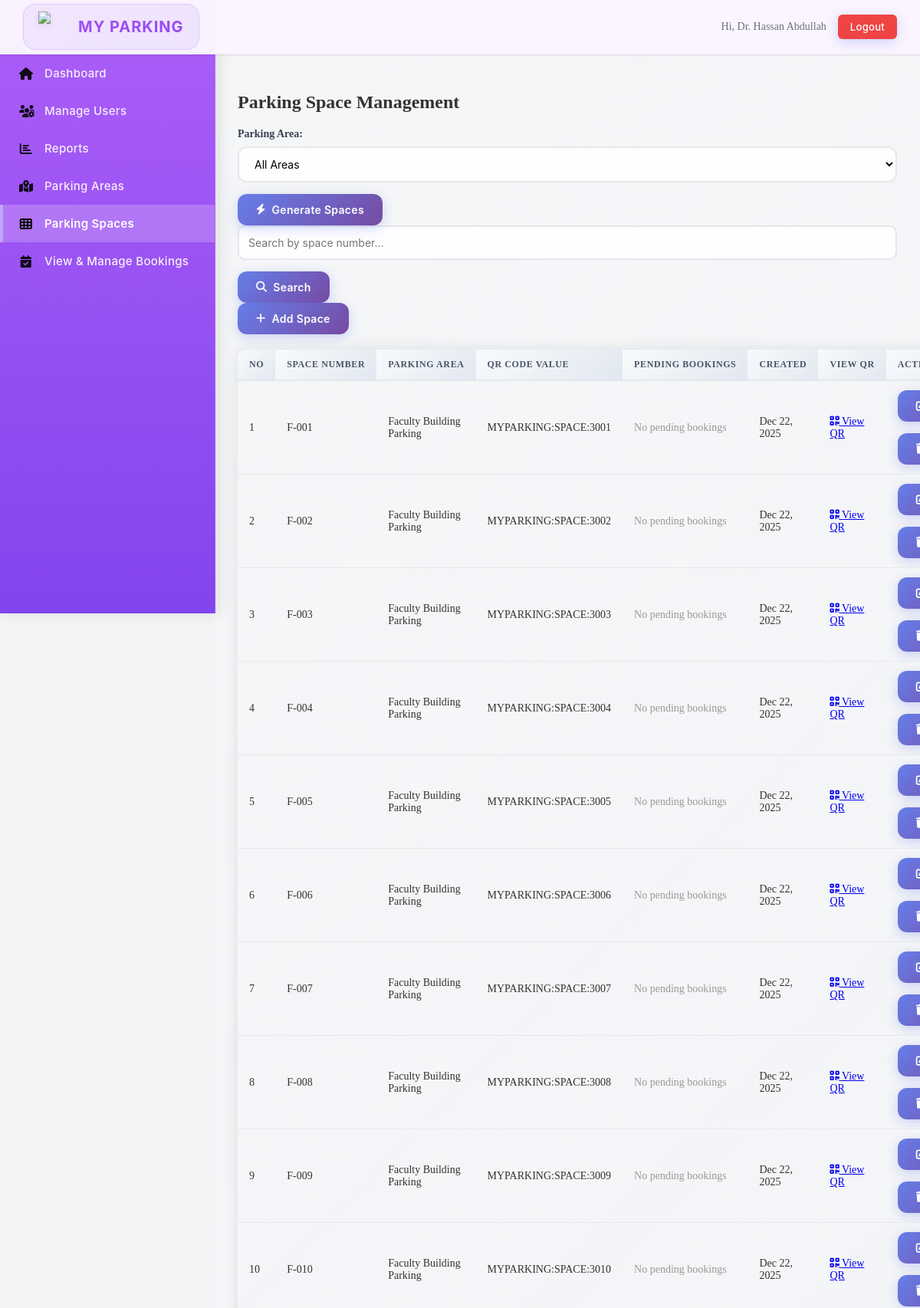
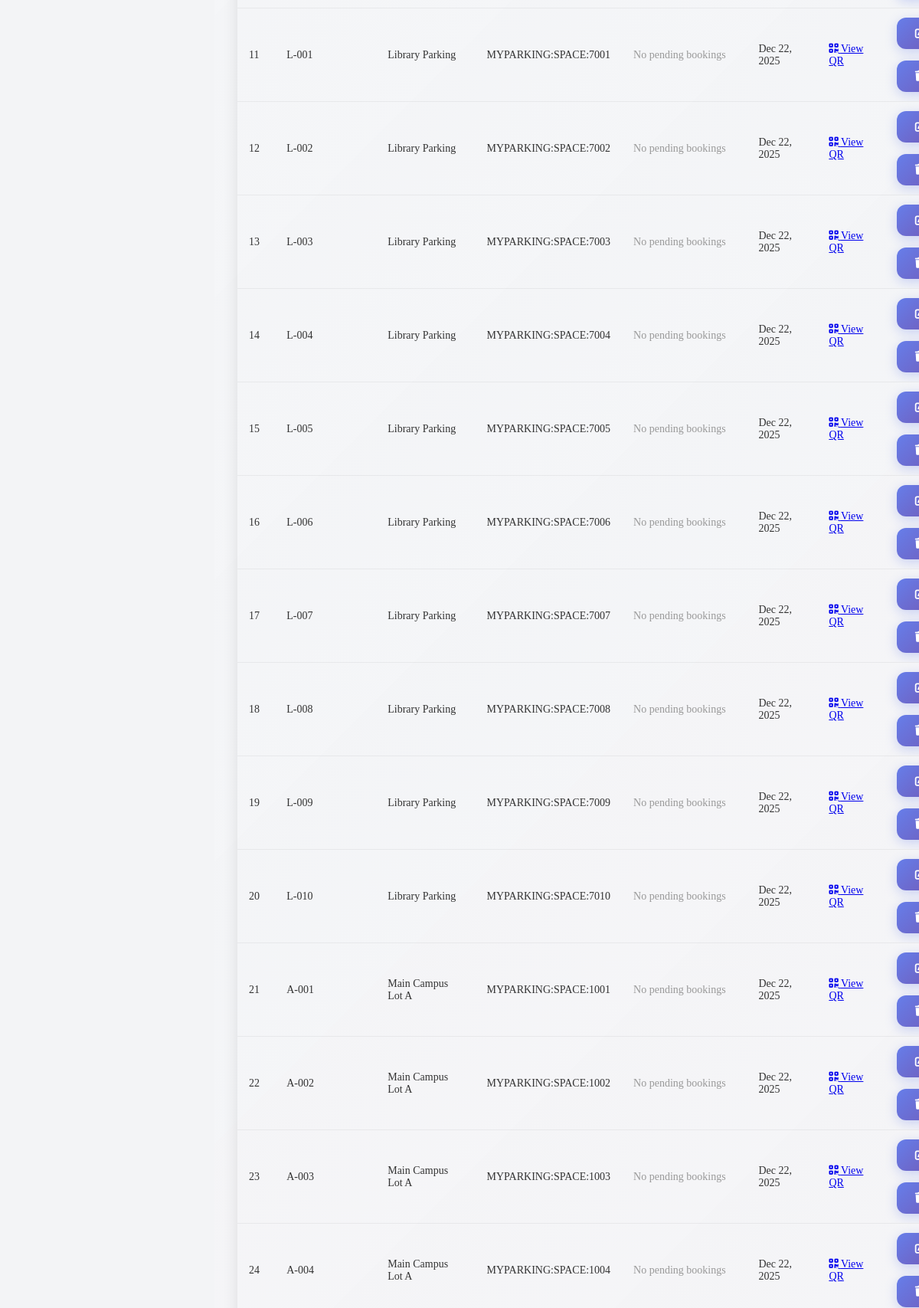
The page /module02/admin/manage_parking_spaces.php (signed in, upper part) on the database its author committed (2 pictures, top to bottom).
### tables this page shows
CREATE TABLE ParkingSpace (
    space_ID INT PRIMARY KEY AUTO_INCREMENT,
    parkingLot_ID INT NOT NULL,
    space_number VARCHAR(20) NOT NULL,
    qr_code_value VARCHAR(50) NOT NULL,
    created_at DATETIME NOT NULL DEFAULT CURRENT_TIMESTAMP,
    updated_at DATETIME NOT NULL DEFAULT CURRENT_TIMESTAMP ON UPDATE CURRENT_TIMESTAMP,
    FOREIGN KEY (parkingLot_ID) REFERENCES ParkingLot(parkingLot_ID) ON DELETE CASCADE ON UPDATE CASCADE,
    UNIQUE KEY unique_space (parkingLot_ID, space_number)
);

CREATE TABLE ParkingLot (
    parkingLot_ID INT PRIMARY KEY AUTO_INCREMENT,
    parkingLot_name VARCHAR(50) NOT NULL,
    parkingLot_type VARCHAR(30) NOT NULL,
    is_booking_lot BOOLEAN NOT NULL DEFAULT FALSE,
    capacity INT NOT NULL,
    UNIQUE KEY unique_parking_lot_name (parkingLot_name)
);

### module02/admin/manage_parking_spaces.php (the view, shortened to what this page needs)
<?php
$db = getDB();
$search = $_GET['search'] ?? '';
$whereClause = 'WHERE 1=1';
$params = [];
$sql = "SELECT ps.*, pl.parkingLot_name
        FROM ParkingSpace ps
        JOIN ParkingLot pl ON ps.parkingLot_ID=pl.parkingLot_ID
        $whereClause
        ORDER BY pl.parkingLot_name, ps.space_number";
$stmt = $db->prepare($sql);
$stmt->execute($params);
$spaces = $stmt->fetchAll();
$pendingBookings = [];
require_once __DIR__ . '/../../layout.php';
?>
<link rel="stylesheet" href="<?php echo APP_BASE_PATH; ?>/module02/admin/manage_parking_spaces.css?v=<?php echo time(); ?>">
<div class="spaces-container">
    <h2>Parking Space Management</h2>
    <div class="controls-bar">
        <div class="controls-left">
            <form method="GET" class="filter-form">
                <label>Parking Area:</label>
                <select name="area_id" onchange="this.form.submit()">
                    <option value="">All Areas</option>
                </select>
            </form>
            <button onclick="openBatchModal()" class="btn-generate"><i class="fas fa-bolt"></i> Generate Spaces</button>
        </div>
        <div class="controls-right">
            <form method="GET" class="search-form">
                <input type="text" name="search" placeholder="Search by space number..."
                       value="<?php echo htmlspecialchars($search); ?>">
                <button type="submit" class="btn-search"><i class="fas fa-search"></i> Search</button>
            </form>
            <button onclick="openCreateModal()" class="btn-add"><i class="fas fa-plus"></i> Add Space</button>
        </div>
    </div>
    <div class="table-wrapper">
        <table class="spaces-table">
            <thead>
                <tr>
                    <th>No</th>
                    <th>Space Number</th>
                    <th>Parking Area</th>
                    <th>QR Code Value</th>
                    <th>Pending Bookings</th>
                    <th>Created</th>
                    <th>View QR</th>
                    <th>Actions</th>
                </tr>
            </thead>
            <tbody>
                <?php if (empty($spaces)): ?>
                <tr><td colspan="8" style="text-align: center; padding: 40px;">No parking spaces found</td></tr>
                <?php else: ?>
                <?php foreach ($spaces as $index => $space): ?>
                <tr>
                    <td><?php echo $index + 1; ?></td>
                    <td class="space-number"><?php echo htmlspecialchars($space['space_number']); ?></td>
                    <td><?php echo htmlspecialchars($space['parkingLot_name']); ?></td>
                    <td class="qr-code"><?php echo htmlspecialchars($space['qr_code_value']); ?></td>
                    <td>
                        <?php if (isset($pendingBookings[$space['space_ID']])): ?>
                            <div class="pending-bookings-cell">
                                <?php foreach ($pendingBookings[$space['space_ID']] as $booking): ?>
                                <div class="pending-booking-item">
                                    <span class="booking-student"><i class="fas fa-user"></i> <?php echo htmlspecialchars($booking['student_name']); ?></span>
                                    <span class="booking-date"><i class="fas fa-calendar"></i> <?php echo date('M d, Y', strtotime($booking['booking_date'])); ?></span>
                                    <form method="POST" style="display: inline;">
                                        <input type="hidden" name="action" value="confirm_booking">
                                        <input type="hidden" name="booking_id" value="<?php echo $booking['booking_ID']; ?>">
                                        <button type="submit" class="btn-confirm" title="Confirm Booking">
                                            <i class="fas fa-check"></i> Confirm
                                        </button>
                                    </form>
                                </div>
                                <?php endforeach; ?>
                            </div>
                        <?php else: ?>
                            <span style="color: #999;">No pending bookings</span>
                        <?php endif; ?>
                    </td>
                    <td><?php echo date('M d, Y', strtotime($space['created_at'])); ?></td>
                    <td>
                        <a href="<?php echo APP_BASE_PATH; ?>/module02/space_qr.php?space_id=<?php echo $space['space_ID']; ?>"
                           target="_blank" class="btn-qr"><i class="fas fa-qrcode"></i> View QR</a>
                    </td>
                    <td class="actions">
                        <button onclick='openEditModal(<?php echo json_encode($space); ?>)'
                                class="btn-edit"><i class="fas fa-edit"></i> Edit</button>
                        <form method="POST" style="display: inline;"
                              onsubmit="return confirm('Delete this parking space?')">
                            <button type="submit" class="btn-delete"><i class="fas fa-trash"></i> Delete</button>
                        </form>
                    </td>
                </tr>
                <?php endforeach; ?>
                <?php endif; ?>
            </tbody>
        </table>
    </div>
</div>

### layout.php (style rules this page uses)
body { color: #333; margin: 0; padding: 0; display: flex; min-height: 100vh; background-color: #f3f4f6; }
.actions { display: flex; gap: 15px; flex-wrap: wrap; }
button, .btn { background: linear-gradient(135deg, #667eea 0%, #764ba2 100%); color: #fff; border: none; padding: 12px 24px; border-radius: 12px; cursor: pointer; font-weight: 600; font-family: 'Inter', 'Segoe UI', -apple-system, BlinkMacSystemFont, sans-serif; font-size: clamp(12px, 1.2vw, 14px); letter-spacing: 0.3px; text-decoration: none; display: inline-flex; align-items: center; gap: 8px; transition: all 0.3s cubic-bezier(0.4, 0, 0.2, 1); box-shadow: 0 4px 15px rgba(102, 126, 234, 0.3); position: relative; overflow: hidden; white-space: nowrap; }
button::before, .btn::before { content: ''; position: absolute; top: 0; left: -100%; width: 100%; height: 100%; background: linear-gradient(90deg, transparent, rgba(255, 255, 255, 0.2), transparent); transition: left 0.5s; }
input[type="text"], input[type="email"], input[type="tel"], input[type="password"], select, textarea { width: 100%; padding: 12px; border: 2px solid #e5e7eb; border-radius: 10px; font-size: 14px; font-family: 'Inter', 'Segoe UI', sans-serif; transition: all 0.3s ease; box-sizing: border-box; margin-bottom: 15px; }
label { display: block; margin-bottom: 8px; font-weight: 600; color: #374151; font-size: 14px; }
table { width: 100%; border-collapse: collapse; margin-top: 20px; border-radius: 12px; overflow: hidden; box-shadow: 0 0 20px rgba(0, 0, 0, 0.1); display: table; }
th, td { text-align: left; padding: 15px 20px; border-bottom: 1px solid rgba(0, 0, 0, 0.05); font-size: clamp(11px, 1.2vw, 14px); transition: background 0.3s ease; word-wrap: break-word; max-width: 200px; overflow: hidden; text-overflow: ellipsis; }
th { background: linear-gradient(135deg, #f8fafc 0%, #e2e8f0 100%); text-transform: uppercase; letter-spacing: 0.05em; font-size: clamp(10px, 1vw, 12px); font-weight: 700; color: #4a5568; border-bottom: 2px solid #e2e8f0; white-space: nowrap; }
@media (max-width: 1400px) { th, td { padding: 12px 15px; } }
label { font-weight: 600; font-size: 14px; display: block; margin-bottom: 8px; color: #374151; }
input, select, textarea { width: 100%; padding: 12px 16px; border-radius: 12px; border: 2px solid #e5e7eb; margin-bottom: 15px; font-size: 14px; transition: all 0.3s ease; background: rgba(255, 255, 255, 0.9); }
.admin-theme { position: relative; }

### rows shown on the page
parkingspace: space_number "F-001", parkingLot_ID.parkingLot_name "Faculty Building Parking", qr_code_value "MYPARKING:SPACE:3001", shows "No pending bookings", created_at "Dec 22, 2025"
parkingspace: space_number "F-002", parkingLot_ID.parkingLot_name "Faculty Building Parking", qr_code_value "MYPARKING:SPACE:3002", shows "No pending bookings", created_at "Dec 22, 2025"
parkingspace: space_number "F-003", parkingLot_ID.parkingLot_name "Faculty Building Parking", qr_code_value "MYPARKING:SPACE:3003", shows "No pending bookings", created_at "Dec 22, 2025"
parkingspace: space_number "F-004", parkingLot_ID.parkingLot_name "Faculty Building Parking", qr_code_value "MYPARKING:SPACE:3004", shows "No pending bookings", created_at "Dec 22, 2025"
parkingspace: space_number "F-005", parkingLot_ID.parkingLot_name "Faculty Building Parking", qr_code_value "MYPARKING:SPACE:3005", shows "No pending bookings", created_at "Dec 22, 2025"
parkingspace: space_number "F-006", parkingLot_ID.parkingLot_name "Faculty Building Parking", qr_code_value "MYPARKING:SPACE:3006", shows "No pending bookings", created_at "Dec 22, 2025"
parkingspace: space_number "F-007", parkingLot_ID.parkingLot_name "Faculty Building Parking", qr_code_value "MYPARKING:SPACE:3007", shows "No pending bookings", created_at "Dec 22, 2025"
parkingspace: space_number "F-008", parkingLot_ID.parkingLot_name "Faculty Building Parking", qr_code_value "MYPARKING:SPACE:3008", shows "No pending bookings", created_at "Dec 22, 2025"
parkingspace: space_number "F-009", parkingLot_ID.parkingLot_name "Faculty Building Parking", qr_code_value "MYPARKING:SPACE:3009", shows "No pending bookings", created_at "Dec 22, 2025"
parkingspace: space_number "F-010", parkingLot_ID.parkingLot_name "Faculty Building Parking", qr_code_value "MYPARKING:SPACE:3010", shows "No pending bookings", created_at "Dec 22, 2025"
parkingspace: space_number "L-001", parkingLot_ID.parkingLot_name "Library Parking", qr_code_value "MYPARKING:SPACE:7001", shows "No pending bookings", created_at "Dec 22, 2025"
parkingspace: space_number "L-002", parkingLot_ID.parkingLot_name "Library Parking", qr_code_value "MYPARKING:SPACE:7002", shows "No pending bookings", created_at "Dec 22, 2025"
parkingspace: space_number "L-003", parkingLot_ID.parkingLot_name "Library Parking", qr_code_value "MYPARKING:SPACE:7003", shows "No pending bookings", created_at "Dec 22, 2025"
parkingspace: space_number "L-004", parkingLot_ID.parkingLot_name "Library Parking", qr_code_value "MYPARKING:SPACE:7004", shows "No pending bookings", created_at "Dec 22, 2025"
parkingspace: space_number "L-005", parkingLot_ID.parkingLot_name "Library Parking", qr_code_value "MYPARKING:SPACE:7005", shows "No pending bookings", created_at "Dec 22, 2025"
parkingspace: space_number "L-006", parkingLot_ID.parkingLot_name "Library Parking", qr_code_value "MYPARKING:SPACE:7006", shows "No pending bookings", created_at "Dec 22, 2025"
parkingspace: space_number "L-007", parkingLot_ID.parkingLot_name "Library Parking", qr_code_value "MYPARKING:SPACE:7007", shows "No pending bookings", created_at "Dec 22, 2025"
parkingspace: space_number "L-008", parkingLot_ID.parkingLot_name "Library Parking", qr_code_value "MYPARKING:SPACE:7008", shows "No pending bookings", created_at "Dec 22, 2025"
parkingspace: space_number "L-009", parkingLot_ID.parkingLot_name "Library Parking", qr_code_value "MYPARKING:SPACE:7009", shows "No pending bookings", created_at "Dec 22, 2025"
parkingspace: space_number "L-010", parkingLot_ID.parkingLot_name "Library Parking", qr_code_value "MYPARKING:SPACE:7010", shows "No pending bookings", created_at "Dec 22, 2025"
parkingspace: space_number "A-001", parkingLot_ID.parkingLot_name "Main Campus Lot A", qr_code_value "MYPARKING:SPACE:1001", shows "No pending bookings", created_at "Dec 22, 2025"
parkingspace: space_number "A-002", parkingLot_ID.parkingLot_name "Main Campus Lot A", qr_code_value "MYPARKING:SPACE:1002", shows "No pending bookings", created_at "Dec 22, 2025"
parkingspace: space_number "A-003", parkingLot_ID.parkingLot_name "Main Campus Lot A", qr_code_value "MYPARKING:SPACE:1003", shows "No pending bookings", created_at "Dec 22, 2025"
parkingspace: space_number "A-004", parkingLot_ID.parkingLot_name "Main Campus Lot A", qr_code_value "MYPARKING:SPACE:1004", shows "No pending bookings", created_at "Dec 22, 2025"

### other values the page prints
$user['username'] "Dr. Hassan Abdullah"
